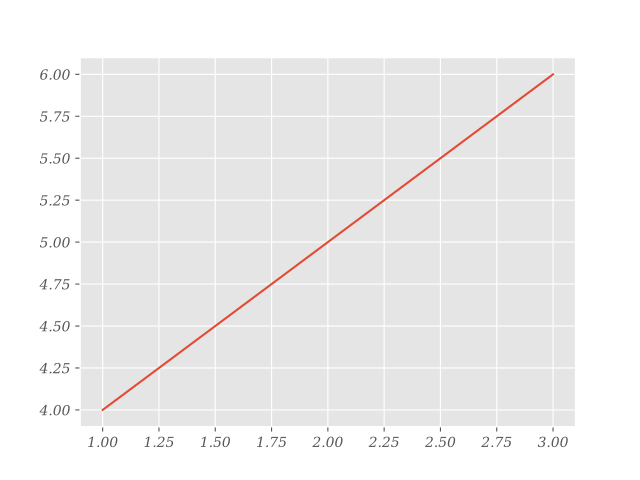

Write the Python code that produced this figure.
import matplotlib.pyplot as plt

plt.plot([1, 2, 3], [4, 5, 6])
plt.show()
